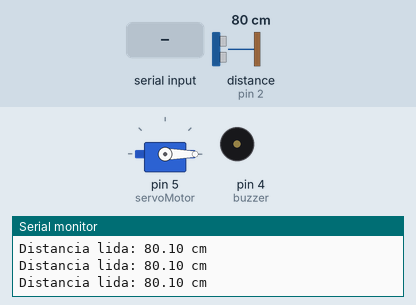
A sketch run on a simulated Arduino Uno, built with avr-gcc and run on an emulated ATmega328P. Shown: servo, buzzer (waves = sounding), the last lines printed to the serial monitor. Wiring (inferred from the names in the program): ultrasonic range finder: trigger pin 3; echo pin 2. Inputs (shaded band) come from the test bench; at power-on: distance to the obstacle (sensor on pin 2) 80 cm. The echo pulse lasts 58.3 µs per cm.

Above: at 1.2 s.
1.3 s: distance to the obstacle (sensor on pin 2) set to 12 cm
4.3 s: distance to the obstacle (sensor on pin 2) set to 9 cm
At 5.5 s:
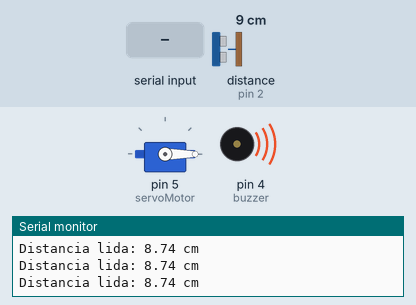
5.8 s: "90,45\n" received over Serial
At 8.2 s:
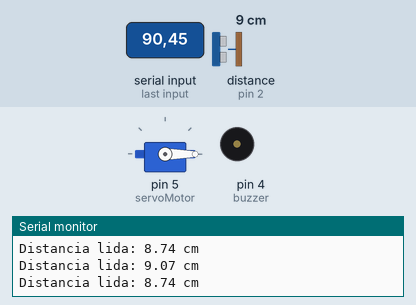
Timing chart, 0 to 11.0 s (numbered marks = the images above; inputs shaded):
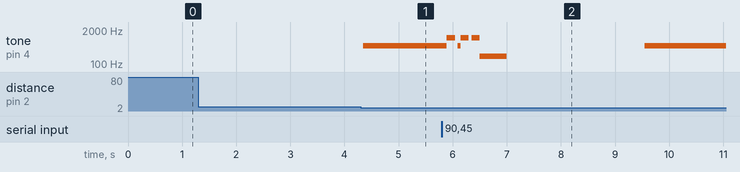

The sketch:

arduinoIA.ino
```cpp
#include <Servo.h>

int echo = 2;
int trig = 3;
double tempo, cm;
int buzzer = 4;

Servo servoMotor;

int alarmeAtivo = 0;
int pessoaSaiu = 0;

int senhaCorreta[] = {0, 1, 4};
int tamanhoSenhaCorreta = 3;

int senhaDigitada[9];
int cliques = 0;

void setup()
{
  pinMode(trig, OUTPUT);
  pinMode(echo, INPUT);
  pinMode(buzzer, OUTPUT);

  Serial.begin(9600);

  servoMotor.attach(5);
  servoMotor.write(0); // Garante que inicie trancado
}

void loop()
{
  // --- Lógica do Sensor Ultrassônico ---
  digitalWrite(trig, LOW);
  delayMicroseconds(2);
  digitalWrite(trig, HIGH);
  delayMicroseconds(10);
  digitalWrite(trig, LOW);
  tempo = pulseIn(echo, HIGH, 25000);
  cm = tempo/58;

  // --- DEBUG DO SENSOR (Apague ou comente na hora de usar o Python) ---
  Serial.print("Distancia lida: ");
  Serial.print(cm);
  Serial.println(" cm");
  // ------------------------------------------------------------

  // DISTÂNCIA AJUSTADA PARA A MAQUETE (10 centímetros)
  int distanciaGatilho = 10;

  // Se o objeto chegar a MENOS de 10cm, o alarme dispara
  if(cm > 0 && cm < distanciaGatilho && pessoaSaiu == 1) {
     alarmeAtivo = 1;
     pessoaSaiu = 0;
  }

  // Se não tiver ninguém a menos de 10cm, o sistema "arma" esperando
  if(cm >= distanciaGatilho || cm <= 0){
    pessoaSaiu = 1;
  }

  // --- CORREÇÃO DA LÓGICA DO ALARME ---
  if (alarmeAtivo == 1) {
    // APENAS o alarme toca! A porta se mantém fechada.
    tone(buzzer, 500);
  } else {
    noTone(buzzer);
  }

  // --- Lógica de Leitura da IA ---
  if (Serial.available() > 0) {
    char sinalRecebido = Serial.read();

    if (sinalRecebido >= '0' && sinalRecebido <= '7') {

      int gestoID = sinalRecebido - '0';

      if (gestoID == 2) {
         cliques = 0;
         noTone(buzzer);
         tone(buzzer, 1500); delay(100); noTone(buzzer);
      }
      else {
        registrarSinal(gestoID);
      }
    }
  }

  delay(50);
}

void registrarSinal(int gestoID) {
  if (cliques < tamanhoSenhaCorreta) {
    senhaDigitada[cliques] = gestoID;
    cliques++;

    noTone(buzzer);
    tone(buzzer, 1000);
    delay(150);
    noTone(buzzer);

    if (cliques == tamanhoSenhaCorreta) {
        verificarSenha();
    }
  }
}

void verificarSenha() {
  bool acertou = true;

  for (int i = 0; i < tamanhoSenhaCorreta; i++) {
    if (senhaDigitada[i] != senhaCorreta[i]) {
      acertou = false;
      break;
    }
  }

  if (acertou) {
    alarmeAtivo = 0;
    noTone(buzzer);

    tone(buzzer, 2000); delay(200); noTone(buzzer); delay(100);
    tone(buzzer, 2000); delay(200); noTone(buzzer);

    // --- LÓGICA DA PORTA ---
    servoMotor.write(90); // Abre a porta (já que a senha está correta)
    delay(5000);          // Mantém aberta por 5 segundos
    servoMotor.write(0);  // Tranca a porta novamente

  } else {
    noTone(buzzer);
    tone(buzzer, 200); delay(500); noTone(buzzer);

    delay(2500);
  }

  while (Serial.available() > 0) {
    Serial.read();
  }

  cliques = 0;
}
```

Measured:
- the behaviour switches between 11 and 10 cm on distance to the obstacle (sensor on pin 2) (found by bisection; images 0 and 1)
- after the input at 4.3 s, tone on pin 4 (buzzer): silent → 500 Hz after 0.05 s
- after the input at 5.8 s, tone on pin 4 (buzzer): plays 1000 Hz for 0.15 s, 500 Hz for 0.05 s, 1000 Hz for 0.15 s, 1000 Hz for 0.15 s, 200 Hz for 0.50 s, 500 Hz for 4.9 s, starting after 0.09 s
